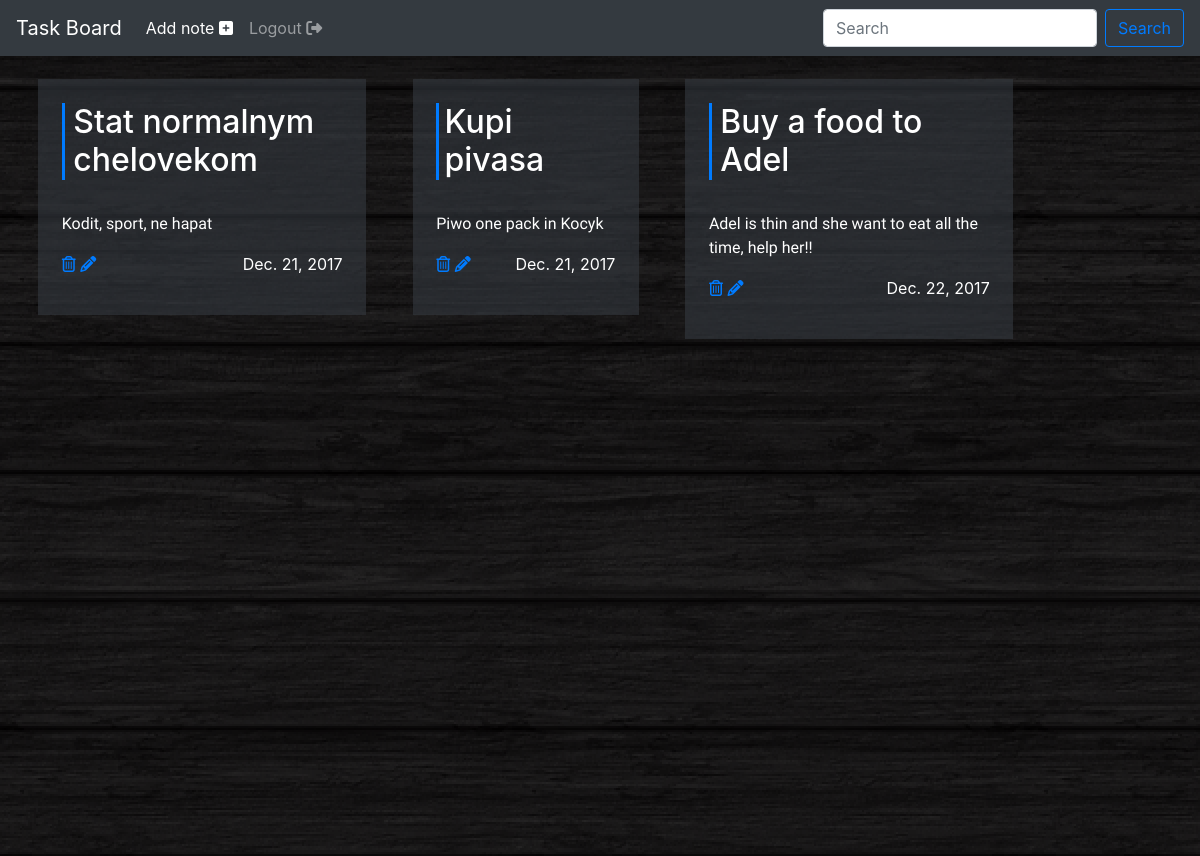
The app's page / (signed in) with its own data.
### task/models.py (models this page shows, shortened)
class Task(models.Model):
    title = models.CharField(max_length=256)
    description = models.TextField(max_length=1000)
    date = models.DateField(auto_now=False, auto_now_add=True)
    user = models.ForeignKey(get_user_model(), on_delete=models.CASCADE, blank=True, null=True)

### task/views.py (the view)
# urls.py: path('', TaskListView.as_view(), name='task_list'),
@method_decorator(login_required, name='dispatch')
class TaskListView(ListView):
    model = Task
    def get_queryset(self):
        return Task.objects.filter(user=self.request.user)

### templates/task/task_list.html (shortened to what this page needs)
{% extends 'base.html' %}
{% block content %}
    {% for task in task_list %}
        <div class="task-div" style="background-color: rgba(52, 58, 64, 0.6); float: left; padding: 2%; margin: 2%; max-width: 28%;">
            <h2 style="border-left: 3px solid #007bff; padding-left: 3%">{{ task.title }}</h2>
            <br>
            <p style="font-family: 'Gloria Hallelujah', cursive;">{{ task.description }}</p>
            <p style="float: right">{{ task.date }}</p>
            <a href="{% url 'task:delete_task' pk=task.pk %}"><i class="fa fa-trash-o" aria-hidden="true"></i></a>
            <a href="{% url 'task:update_task' pk=task.pk %}"><i class="fa fa-pencil" aria-hidden="true"></i></a>
        </div>
    {% endfor %}
{% endblock %}

### templates/base.html (shortened to what this page needs)
<!DOCTYPE html>
{% load static %}
<html lang="en">
<head>
    <link rel="stylesheet" href="{% static 'style/style.css' %}">
    <link rel="stylesheet" href="https://maxcdn.bootstrapcdn.com/bootstrap/4.0.0-beta/css/bootstrap.min.css"
>
</head>
<body>
    {% include 'navbar.html' %}
    <div class="container-fluid main-container" style="background-image: url('{% static 'img/dark_wood.png' %}'); color: white; min-height: 100vh">
        {% block content%}
        {% endblock %}
    </div>
</body>
</html>

### templates/navbar.html (shortened to what this page needs)
<nav class="navbar navbar-expand-lg navbar-dark bg-dark">
  <a class="navbar-brand" href="{% url 'task:task_list' %}">Task Board</a>
  <div class="collapse navbar-collapse" id="navbarSupportedContent">
      <ul class="navbar-nav mr-auto">
        <li class="nav-item active">
            {% if user.is_authenticated %}
                <a class="nav-link" href="{% url 'task:create_task' %}">Add note <i class="fa fa-plus-square" aria-hidden="true"></i> <span class="sr-only">(current)</span></a>
            {% endif %}
        </li>
        <li class="nav-item">
            {% if user.is_authenticated %}
                <a class="nav-link" href="{% url 'task:logout' %}">Logout <i class="fa fa-sign-out" aria-hidden="true"></i></a>
            {% else %}
                <a class="nav-link" href="{% url 'sign_up' %}">Sign Up <i class="fa fa-user-plus" aria-hidden="true"></i></a>
            {% endif %}
        </li>
      </ul>
      {% if user.is_authenticated %}
          <form class="form-inline my-2 my-lg-0">
              <input class="form-control mr-sm-2" type="search" placeholder="Search" aria-label="Search">
              <button class="btn btn-outline-primary my-2 my-sm-0" type="submit">Search</button>
          </form>
      {% endif %}
  </div>
</nav>

### static/style/style.css (style rules this page uses)
.task-div { background-color: rgba(52, 58, 64, 0.6); float: left; padding: 2%; margin: 2%; max-width: 28%; }

### records on screen
Task: title "Stat normalnym chelovekom", description "Kodit, sport, ne hapat", date "Dec. 21, 2017"
Task: title "Kupi pivasa", description "Piwo one pack in Kocyk", date "Dec. 21, 2017"
Task: title "Buy a food to Adel", description "Adel is thin and she want to eat all the time, help her!!", date "Dec. 22, 2017"
